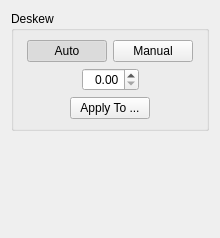
<?xml version="1.0" encoding="UTF-8"?>
<ui version="4.0">
 <class>DeskewOptionsWidget</class>
 <widget class="QWidget" name="DeskewOptionsWidget">
  <property name="geometry">
   <rect>
    <x>0</x>
    <y>0</y>
    <width>220</width>
    <height>238</height>
   </rect>
  </property>
  <property name="windowTitle">
   <string>Form</string>
  </property>
  <layout class="QVBoxLayout" name="verticalLayout_2">
   <item>
    <widget class="QGroupBox" name="groupBox">
     <property name="title">
      <string>Deskew</string>
     </property>
     <layout class="QVBoxLayout" name="verticalLayout">
      <item>
       <layout class="QHBoxLayout">
        <item>
         <spacer>
          <property name="orientation">
           <enum>Qt::Horizontal</enum>
          </property>
          <property name="sizeHint" stdset="0">
           <size>
            <width>1</width>
            <height>20</height>
           </size>
          </property>
         </spacer>
        </item>
        <item>
         <widget class="QPushButton" name="autoBtn">
          <property name="text">
           <string>Auto</string>
          </property>
          <property name="checkable">
           <bool>true</bool>
          </property>
          <property name="checked">
           <bool>true</bool>
          </property>
          <property name="autoExclusive">
           <bool>true</bool>
          </property>
         </widget>
        </item>
        <item>
         <widget class="QPushButton" name="manualBtn">
          <property name="text">
           <string>Manual</string>
          </property>
          <property name="checkable">
           <bool>true</bool>
          </property>
          <property name="autoExclusive">
           <bool>true</bool>
          </property>
         </widget>
        </item>
        <item>
         <spacer>
          <property name="orientation">
           <enum>Qt::Horizontal</enum>
          </property>
          <property name="sizeHint" stdset="0">
           <size>
            <width>1</width>
            <height>20</height>
           </size>
          </property>
         </spacer>
        </item>
       </layout>
      </item>
      <item>
       <layout class="QHBoxLayout">
        <item>
         <spacer>
          <property name="orientation">
           <enum>Qt::Horizontal</enum>
          </property>
          <property name="sizeHint" stdset="0">
           <size>
            <width>40</width>
            <height>20</height>
           </size>
          </property>
         </spacer>
        </item>
        <item>
         <widget class="QDoubleSpinBox" name="angleSpinBox">
          <property name="alignment">
           <set>Qt::AlignRight|Qt::AlignTrailing|Qt::AlignVCenter</set>
          </property>
          <property name="singleStep">
           <double>0.010000000000000</double>
          </property>
         </widget>
        </item>
        <item>
         <spacer>
          <property name="orientation">
           <enum>Qt::Horizontal</enum>
          </property>
          <property name="sizeHint" stdset="0">
           <size>
            <width>40</width>
            <height>20</height>
           </size>
          </property>
         </spacer>
        </item>
       </layout>
      </item>
      <item>
       <layout class="QHBoxLayout" name="horizontalLayout_5">
        <item>
         <spacer name="horizontalSpacer_9">
          <property name="orientation">
           <enum>Qt::Horizontal</enum>
          </property>
          <property name="sizeHint" stdset="0">
           <size>
            <width>1</width>
            <height>1</height>
           </size>
          </property>
         </spacer>
        </item>
        <item>
         <widget class="QPushButton" name="applyDeskewBtn">
          <property name="text">
           <string>Apply To ...</string>
          </property>
         </widget>
        </item>
        <item>
         <spacer name="horizontalSpacer_10">
          <property name="orientation">
           <enum>Qt::Horizontal</enum>
          </property>
          <property name="sizeHint" stdset="0">
           <size>
            <width>1</width>
            <height>1</height>
           </size>
          </property>
         </spacer>
        </item>
       </layout>
      </item>
     </layout>
    </widget>
   </item>
   <item>
    <spacer>
     <property name="orientation">
      <enum>Qt::Vertical</enum>
     </property>
     <property name="sizeHint" stdset="0">
      <size>
       <width>20</width>
       <height>40</height>
      </size>
     </property>
    </spacer>
   </item>
  </layout>
 </widget>
 <resources/>
 <connections/>
</ui>
